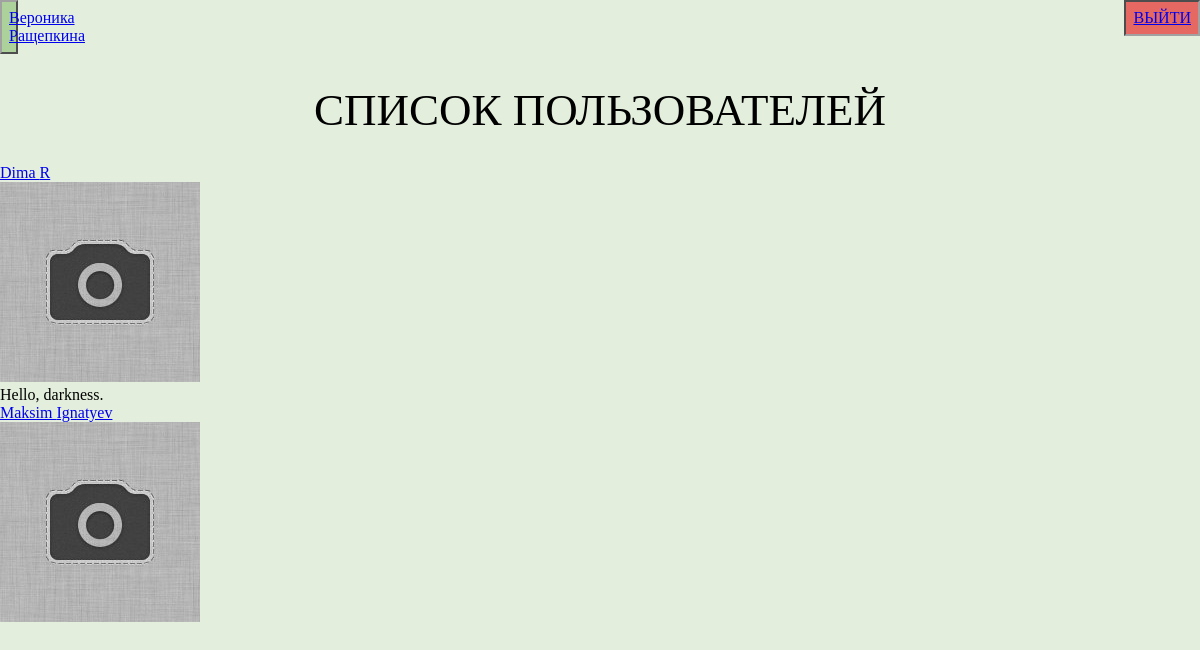
Page /users (signed in) on the committed database.
### data/users.py (models this page shows, shortened)
class User(SqlAlchemyBase, UserMixin):
    __tablename__ = 'users'
    id = sqlalchemy.Column(sqlalchemy.Integer,
                           primary_key=True, autoincrement=True)
    name = sqlalchemy.Column(sqlalchemy.String, nullable=True)
    surname = sqlalchemy.Column(sqlalchemy.String, nullable=True)
    about = sqlalchemy.Column(sqlalchemy.String, nullable=True)
    email = sqlalchemy.Column(sqlalchemy.String,
                              index=True, unique=True, nullable=True)
    hashed_password = sqlalchemy.Column(sqlalchemy.String, nullable=True)
    photo_id = sqlalchemy.Column(sqlalchemy.Integer, nullable=True, default=0)
    photo = sqlalchemy.Column(sqlalchemy.String, default='img/default.jpg')
    created_date = sqlalchemy.Column(sqlalchemy.DateTime,
                                     default=datetime.datetime.now)
    news = orm.relation("News", back_populates='user')

### main.py (the view)
@app.route('/users')
@login_required
def users():
    session = db_session.create_session()
    users = session.query(User).filter(User.id != current_user.id)
    return render_template('users.html', users=users)

### data/db_session.py (called while the page is built)
def create_session() -> Session:
    global __factory
    return __factory()

### main.py (called while the page is built)
@login_manager.user_loader
def load_user(user_id):
    session = db_session.create_session()
    return session.query(User).get(user_id)

### templates/users.html
{% extends "base.html" %}
{% block content %}
<h1 class="header">Список пользователей</h1>
{% for user in users %}
<div>
    <h3>
        <a href="/user/{{ user.id }}">{{ user.name }} {{ user.surname }}</a>
    </h3>
    <div>
        <img src="/static/{{ user.photo }}">
    </div>
    <div>
        {{ user.about }}
    </div>
</div>
{% endfor %}
{% endblock %}

### templates/base.html (shortened to what this page needs)
<!DOCTYPE html>
<html lang="en">
<head>
    <link rel="stylesheet" type="text/css" href="/static/css/style.css" />
</head>
<body>
<header>
    <nav>
        {% if current_user.is_authenticated %}
        <p class="name-button">
            <a href="/user/{{ current_user.id }}">{{ current_user.name }} {{
                current_user.surname }}</a>
        </p>
        <a href="/logout" class="logout">Выйти</a>
        {% else %}
        <p>
            <a class="top-button" href="/register">Зарегистрироваться</a>
            <a class="top-button" href="/login">Войти</a>
        </p>
        {% endif %}
    </nav>
</header>
<main role="main" class="container">
    {% block content %}{% endblock %}
</main>
</body>
</html>

### static/css/style.css (style rules this page uses)
body, h1, h2, h3, h4, p, a { margin: 0; font-size: 100%; font-weight: normal; }
body { font-family: 'Bookman Old Style', sans-regular; background-color: #e3efdc }
.header { height: 10vh; background-position: center; text-align: center; font-size: 45px; text-transform: uppercase; font-weight: 100; margin: auto; }
.logout { text-align: center; background-color: #e66862; padding: 7px; text-color: black; text-transform: uppercase; position: absolute; border: 2px inset #a1a1a1; right: 0; top: 0; }
.name-button { margin: 0 1675px 30px 0; text-align: center; background-color: #add19a; padding: 7px; background-position: right; text-color: black; border: 2px outset #a1a1a1; }

### rows in the picture
User: name "Вероника", surname "Ращепкина"
User: name "Dima", surname "R", photo (placeholder picture), about "Hello, darkness."
User: name "Maksim", surname "Ignatyev", photo (placeholder picture)
